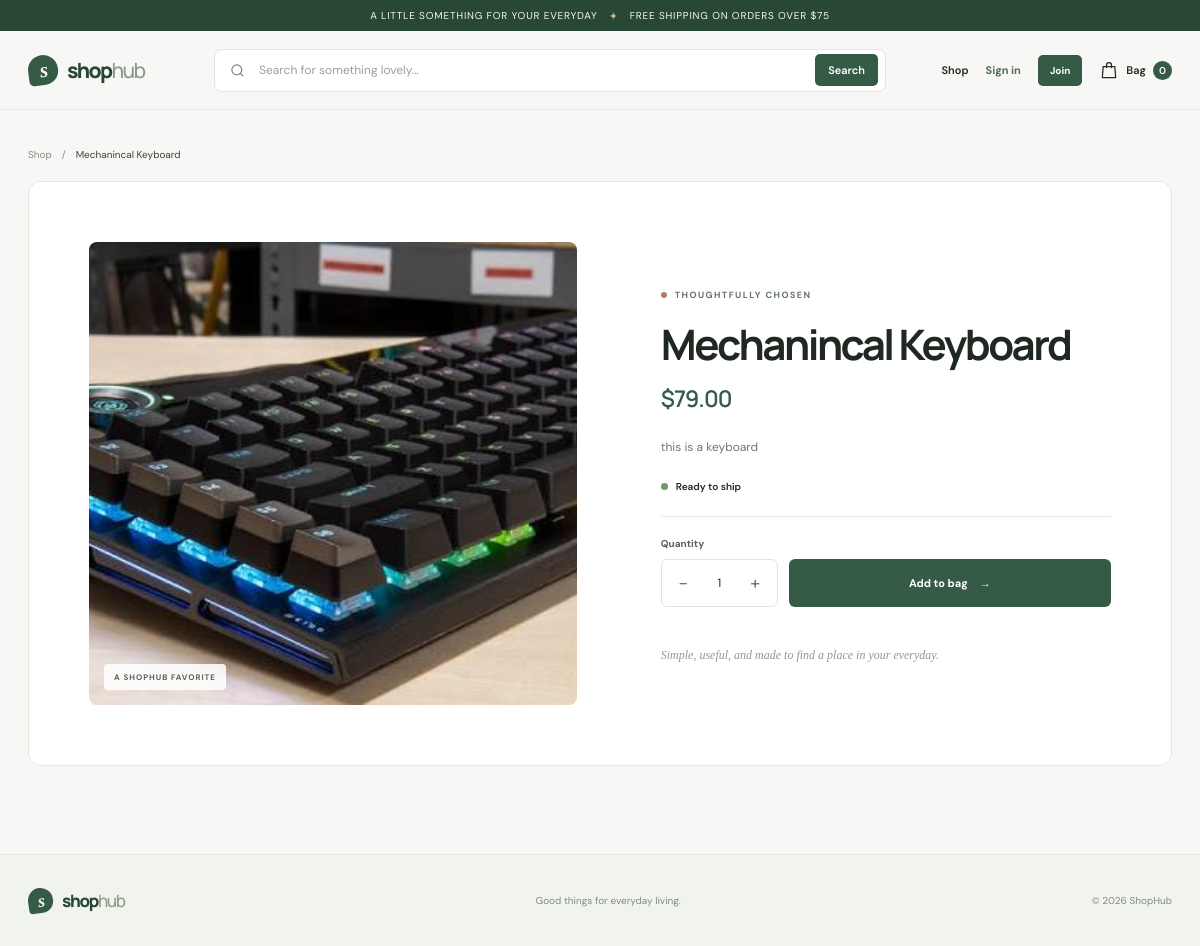
Screenshot of /mechanincal-keyboard-1/ with the database file from the repository.
### myapp/models.py (models this page shows, shortened)
class Product(models.Model):
    name = models.CharField(max_length=100)
    price = models.DecimalField(max_digits=10, decimal_places=2)  # Better than FloatField for currency
    description = models.TextField()
    image = models.ImageField(upload_to="images/")
    slug = models.SlugField(unique=True, blank=True)
    stock = models.IntegerField()
    active = models.BooleanField(default=True)

### myapp/views.py (the view)
# urls.py: path("<slug:slug>/", product_detail, name="product_detail"),
def product_detail(request, slug):
    product = get_object_or_404(Product, slug=slug, active=True)
    return render(request, 'myapp/product_detail.html', {'product': product})

### cart/cart.py (called while the page is built)
    def __len__(self):
        total = 0
        for item in self.cart.values():
            try:
                total += max(0, int(item.get("quantity", 0)))
            except (AttributeError, TypeError, ValueError):
                continue
        return total

### cart/context_processors.py (called while the page is built)
def cart(request):
    return {'cart': Cart(request)}

### myapp/templates/myapp/product_detail.html (shortened to what this page needs)
{% extends "myapp/base.html" %}
{% block body %}
  <nav class="breadcrumbs" aria-label="Breadcrumb"><a href="{% url 'product_list' %}">Shop</a><span aria-hidden="true">/</span><span>{{ product.name }}</span></nav>
  <section class="detail-card">
    <div class="detail-image-wrap">
      {% if product.image %}<img class="detail-image" src="{{ product.image.url }}" alt="{{ product.name }}" />{% else %}<div class="image-placeholder">A good thing<br>is on its way</div>{% endif %}
      <span class="detail-image-note">A SHOPHUB FAVORITE</span>
    </div>
    <div class="detail-copy">
      <span class="eyebrow"><span class="eyebrow-dot"></span> THOUGHTFULLY CHOSEN</span>
      <h1>{{ product.name }}</h1>
      <p class="detail-price">${{ product.price }}</p>
      <p class="detail-description">{{ product.description }}</p>
      <div class="availability {% if product.stock > 0 %}available{% else %}unavailable{% endif %}">
        <span class="availability-dot"></span>
        {% if product.stock > 0 %}Ready to ship{% else %}Currently sold out{% endif %}
      </div>
      <div class="detail-divider"></div>
      {% if product.stock > 0 %}
        <form id="add-to-cart-form" class="add-form" method="post" action="{% url 'cart_add' %}">
          <label for="quantity">Quantity</label>
          <div class="purchase-row">
            <div class="quantity-control"><button type="button" data-quantity-step="-1" aria-label="Decrease quantity">−</button><input id="quantity" name="product_quantity" type="number" min="1" max="{{ product.stock }}" value="1" inputmode="numeric" /><button type="button" data-quantity-step="1" aria-label="Increase quantity">+</button></div>
            <button class="button button-dark add-button" type="submit">Add to bag <span aria-hidden="true">→</span></button>
          </div>
          <p id="cart-feedback" class="form-feedback" aria-live="polite"></p>
        </form>
      {% else %}
        <button class="button button-disabled" type="button" disabled>Currently unavailable</button>
      {% endif %}
      <p class="detail-footnote">Simple, useful, and made to find a place in your everyday.</p>
    </div>
  </section>
{% endblock %}

### myapp/static/myapp/store.css (style rules this page uses)
:root { color-scheme: light; --ink: #202921; --muted: #777f77; --green: #355b47; --green-deep: #294735; --green-soft: #e8eee7; --paper: #f7f8f5; --white: #fff; --line: #e4e8e1; --coral: #d17e66; --serif: Georgia, 'Times New Roman', serif; font-family: 'DM Sans', sans-serif; color: var(--ink); background: var(--paper); font-synthesis: none; text-rendering: optimizeLegibility; }
* { box-sizing: border-box; }
body { margin: 0; min-width: 320px; background: var(--paper); color: var(--ink); }
a { color: inherit; text-decoration: none; }
button, input { font: inherit; }
button { color: inherit; }
.eyebrow { display: inline-flex; align-items: center; gap: 8px; color: #657568; font-size: 9px; font-weight: 700; letter-spacing: .16em; }
.eyebrow-dot { width: 6px; height: 6px; border-radius: 50%; background: #b17c60; }
.breadcrumbs { display: flex; align-items: center; gap: 10px; margin: 4px 0 20px; color: #848b83; font-size: 10px; }
.breadcrumbs span:last-child { overflow: hidden; color: #39433b; text-overflow: ellipsis; white-space: nowrap; }
.detail-card { display: grid; grid-template-columns: minmax(0, 1.04fr) minmax(360px, .96fr); gap: clamp(34px, 7vw, 92px); align-items: center; padding: clamp(22px, 5vw, 63px); border: 1px solid var(--line); border-radius: 13px; background: #fff; }
.detail-image-wrap { position: relative; overflow: hidden; aspect-ratio: 1 / .95; border-radius: 8px; background: #eceee9; }
.detail-image { display: block; width: 100%; height: 100%; object-fit: cover; }
.detail-image-note { position: absolute; bottom: 15px; left: 15px; padding: 8px 10px; border-radius: 4px; color: #556453; background: rgb(255 255 255 / 88%); font-size: 8px; font-weight: 700; letter-spacing: .12em; }
.detail-copy { padding: 8px 0; }
.detail-copy h1 { margin: 18px 0 4px; font: 700 clamp(30px, 3.7vw, 42px)/1.12 'Manrope', sans-serif; letter-spacing: -.06em; }
.detail-price { margin: 13px 0 22px; color: var(--green); font: 600 23px 'Manrope', sans-serif; letter-spacing: -.04em; }
.detail-description { margin: 0; color: #707870; font-size: 12px; line-height: 1.9; white-space: pre-line; }
.availability { display: flex; align-items: center; gap: 8px; margin-top: 22px; font-size: 10px; font-weight: 600; }
.availability-dot { width: 7px; height: 7px; border-radius: 50%; background: #6b9974; }
.detail-divider { height: 1px; margin: 23px 0 20px; background: var(--line); }
.add-form > label { display: block; margin-bottom: 9px; color: #586257; font-size: 10px; font-weight: 700; }
.purchase-row { display: flex; gap: 11px; }
.quantity-control { display: flex; flex: 0 0 117px; align-items: center; justify-content: space-between; min-height: 48px; padding: 0 7px; border: 1px solid #e0e5dd; border-radius: 6px; }
.quantity-control button { display: grid; place-items: center; width: 29px; height: 30px; border: 0; border-radius: 4px; color: #61705f; background: transparent; font-size: 18px; cursor: pointer; }
.quantity-control input { width: 33px; border: 0; outline: 0; background: transparent; color: var(--ink); font-size: 12px; text-align: center; appearance: textfield; }
.button { display: inline-flex; min-height: 43px; align-items: center; justify-content: center; gap: 12px; padding: 0 20px; border: 0; border-radius: 6px; font-size: 11px; font-weight: 700; cursor: pointer; transition: background .2s, transform .2s; }
.button-dark { color: #fff; background: var(--green); }
.add-button { flex: 1; min-height: 48px; }
.form-feedback { min-height: 17px; margin: 8px 0 0; color: var(--green); font-size: 10px; }
.detail-footnote { margin: 14px 0 0; color: #929890; font: italic 12px/1.55 var(--serif); }

### rows the page displays
Product: name "Mechanincal Keyboard", image (picture), price "79.00", description "this is a keyboard"

### other values shown
{{ cart|length }} "0"
